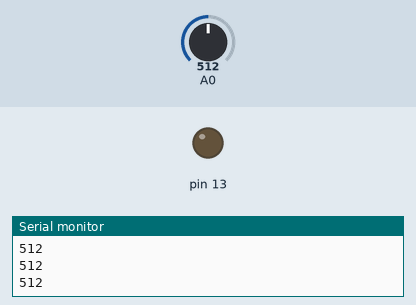
A sketch run on a simulated Arduino Uno, built with avr-gcc and run on an emulated ATmega328P. On the bench: output pins drawn as LEDs (lit = HIGH), the last lines printed to the serial monitor. The inputs (shaded band) are chosen by the test bench; at power-on: A0 = 512.

Above: at 1.2 s.
1.3 s: A0 set to 486
At 2.5 s:
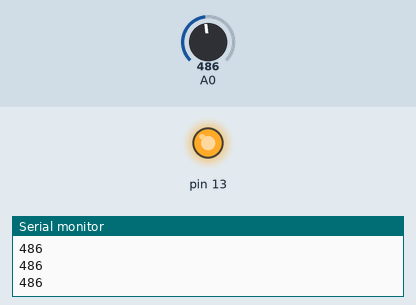
2.8 s: A0 set to 510
At 3.9 s:
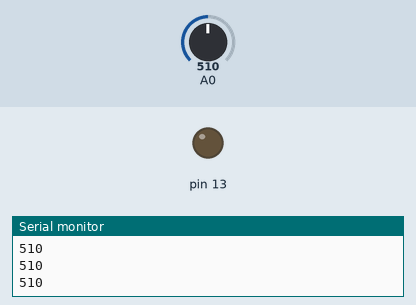
4.3 s: A0 set to 490
At 5.0 s:
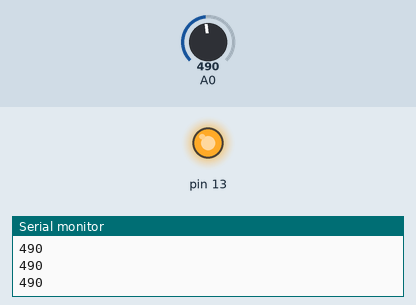
Timing chart, 0 to 7.3 s (numbered marks = the images above; inputs shaded):
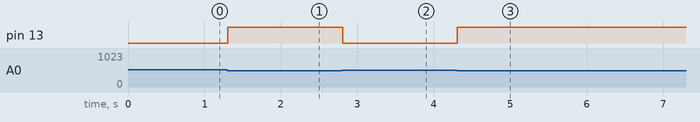

The sketch:

leituraAnalogica.ino
```cpp
/**
   Leitura Analógica
   LDR
   @author BabbyWitt
*/
void setup() {
  // put your setup code here, to run once:
  pinMode (13, OUTPUT);
  Serial.begin(9600);
}

void loop() {
  // put your main code here, to run repeatedly:
  int ldr = analogRead (A0);
  Serial.println(ldr);
  if (ldr <= 500) {
    digitalWrite (13, HIGH);
  }
  else {
    digitalWrite (13, LOW);
  }
}
```

Measured:
- the behaviour switches between 501 and 500 on A0 (found by bisection; images 0 and 1)
- after the input at 1.3 s, pin 13: LOW → HIGH at once
- after the input at 2.8 s, pin 13: HIGH → LOW at once
- after the input at 4.3 s, pin 13: LOW → HIGH at once
